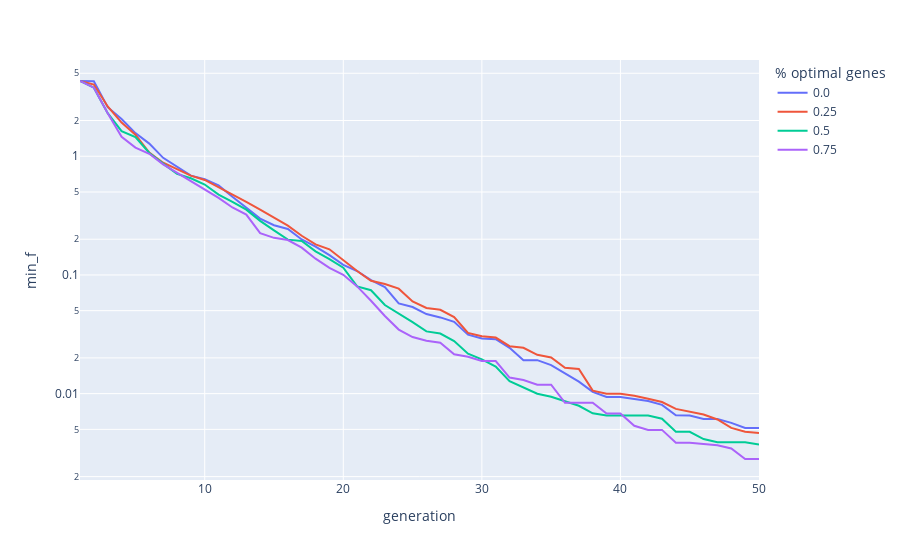

This figure's notebook cell:
### Code cell
# Visualize single test run performance
import pandas as pd
import plotly.express as px

dim = 8

performance_df = pd.read_csv("../data/sphere_function_data_out/performance.csv")

performance_df = performance_df[performance_df.crossover == "UX"].drop(columns=["crossover"])
performance_df = performance_df[performance_df.seed_quality == "median"].drop(columns=["seed_quality"])

mean_performance_df = performance_df.groupby(["percentage_of_optimal_genes", "seed_fitness", "generation", "dim"], as_index=False).median()


fig = px.line(
    mean_performance_df[mean_performance_df.dim ==dim],
    y="min_f",
    x="generation",
    color="percentage_of_optimal_genes",
    labels={
        "value": "fitness",
        "variable": "generation",
        "percentage_of_optimal_genes": "% optimal genes",
    },
    )
fig.update_layout(yaxis_type="log")
fig.write_image("../figures/single_run_case_study_performance.pdf")
fig.show()

### Figure 1 — Plotly figure (JSON) as saved in the notebook; plotly's stock layout.template omitted (floating-point values rounded to 4 significant figures)
{"data": [{"hovertemplate": "% optimal genes=0.0<br>generation=%{x}<br>min_f=%{y}<extra></extra>", "legendgroup": "0.0", "line": {"color": "#636efa", "dash": "solid"}, "marker": {"symbol": "circle"}, "mode": "lines", "name": "0.0", "orientation": "v", "showlegend": true, "type": "scatter", "x": [1, 2, 3, 4, 5, 6, 7, 8, 9, 10, 11, 12, 13, 14, 15, 16, 17, 18, 19, 20, 21, 22, 23, 24, 25, 26, 27, 28, 29, 30, 31, 32, 33, 34, 35, 36, 37, 38, 39, 40, 41, 42, 43, 44, 45, 46, 47, 48, 49, 50], "xaxis": "x", "y": [4.304, 4.278, 2.588, 2.062, 1.567, 1.279, 0.9694, 0.8149, 0.6861, 0.6391, 0.568, 0.455, 0.3689, 0.2982, 0.2622, 0.2438, 0.1991, 0.1732, 0.1467, 0.1217, 0.1079, 0.09039, 0.07914, 0.05753, 0.05369, 0.04679, 0.04387, 0.04026, 0.03137, 0.02912, 0.02878, 0.02432, 0.01914, 0.01914, 0.01737, 0.01492, 0.01262, 0.01034, 0.009362, 0.009362, 0.00901, 0.008664, 0.008035, 0.006573, 0.006552, 0.006103, 0.006103, 0.005675, 0.005141, 0.005141], "yaxis": "y"}, {"hovertemplate": "% optimal genes=0.25<br>generation=%{x}<br>min_f=%{y}<extra></extra>", "legendgroup": "0.25", "line": {"color": "#EF553B", "dash": "solid"}, "marker": {"symbol": "circle"}, "mode": "lines", "name": "0.25", "orientation": "v", "showlegend": true, "type": "scatter", "x": [1, 2, 3, 4, 5, 6, 7, 8, 9, 10, 11, 12, 13, 14, 15, 16, 17, 18, 19, 20, 21, 22, 23, 24, 25, 26, 27, 28, 29, 30, 31, 32, 33, 34, 35, 36, 37, 38, 39, 40, 41, 42, 43, 44, 45, 46, 47, 48, 49, 50], "xaxis": "x", "y": [4.304, 4.022, 2.624, 1.922, 1.517, 1.075, 0.8824, 0.7781, 0.6861, 0.6308, 0.5503, 0.478, 0.4118, 0.3545, 0.3042, 0.26, 0.2138, 0.1809, 0.1645, 0.1322, 0.1079, 0.08943, 0.08394, 0.07664, 0.05982, 0.05274, 0.05088, 0.04412, 0.03244, 0.03046, 0.02969, 0.02511, 0.02432, 0.02125, 0.02017, 0.01654, 0.01612, 0.01059, 0.009986, 0.009986, 0.009607, 0.009063, 0.0085, 0.007436, 0.007063, 0.006672, 0.006059, 0.005144, 0.004771, 0.004659], "yaxis": "y"}, {"hovertemplate": "% optimal genes=0.5<br>generation=%{x}<br>min_f=%{y}<extra></extra>", "legendgroup": "0.5", "line": {"color": "#00cc96", "dash": "solid"}, "marker": {"symbol": "circle"}, "mode": "lines", "name": "0.5", "orientation": "v", "showlegend": true, "type": "scatter", "x": [1, 2, 3, 4, 5, 6, 7, 8, 9, 10, 11, 12, 13, 14, 15, 16, 17, 18, 19, 20, 21, 22, 23, 24, 25, 26, 27, 28, 29, 30, 31, 32, 33, 34, 35, 36, 37, 38, 39, 40, 41, 42, 43, 44, 45, 46, 47, 48, 49, 50], "xaxis": "x", "y": [4.304, 3.779, 2.306, 1.63, 1.447, 1.066, 0.8664, 0.7109, 0.6519, 0.5778, 0.4744, 0.4136, 0.3545, 0.2853, 0.2373, 0.1983, 0.1929, 0.1581, 0.1358, 0.1149, 0.0801, 0.07429, 0.05584, 0.04752, 0.03998, 0.03346, 0.03209, 0.02774, 0.02172, 0.01946, 0.01692, 0.01271, 0.01127, 0.009977, 0.009407, 0.008635, 0.007902, 0.006826, 0.00654, 0.00654, 0.00654, 0.00654, 0.006148, 0.004771, 0.004771, 0.004143, 0.003897, 0.003897, 0.003893, 0.003719], "yaxis": "y"}, {"hovertemplate": "% optimal genes=0.75<br>generation=%{x}<br>min_f=%{y}<extra></extra>", "legendgroup": "0.75", "line": {"color": "#ab63fa", "dash": "solid"}, "marker": {"symbol": "circle"}, "mode": "lines", "name": "0.75", "orientation": "v", "showlegend": true, "type": "scatter", "x": [1, 2, 3, 4, 5, 6, 7, 8, 9, 10, 11, 12, 13, 14, 15, 16, 17, 18, 19, 20, 21, 22, 23, 24, 25, 26, 27, 28, 29, 30, 31, 32, 33, 34, 35, 36, 37, 38, 39, 40, 41, 42, 43, 44, 45, 46, 47, 48, 49, 50], "xaxis": "x", "y": [4.304, 3.779, 2.298, 1.457, 1.182, 1.048, 0.8534, 0.7258, 0.6136, 0.5261, 0.4452, 0.3701, 0.3227, 0.225, 0.2053, 0.1967, 0.1696, 0.1371, 0.1149, 0.1004, 0.0801, 0.06059, 0.04507, 0.03465, 0.02995, 0.02785, 0.02689, 0.02143, 0.02042, 0.01881, 0.01881, 0.01367, 0.01304, 0.0119, 0.0119, 0.00838, 0.00838, 0.00838, 0.006788, 0.006788, 0.005356, 0.00495, 0.00495, 0.003865, 0.003859, 0.003762, 0.003677, 0.003451, 0.002814, 0.002814], "yaxis": "y"}], "layout": {"legend": {"title": {"text": "% optimal genes"}, "tracegroupgap": 0}, "margin": {"t": 60}, "xaxis": {"anchor": "y", "domain": [0, 1], "title": {"text": "generation"}}, "yaxis": {"anchor": "x", "domain": [0, 1], "title": {"text": "min_f"}, "type": "log"}}}
